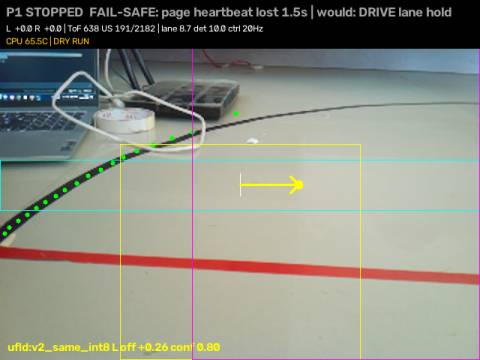
#> input picture logs/lanecheck_stopline.jpg, 480 x 360 px
$ python -i lane_hough.py   (imports and definitions only)
#> lines starting #> are read from the running program, lines starting #| are printed output that depends on the picture; after the words box and inside, x2 and y2 are one past the last pixel; in counts of white or black regions, pixels touching at a corner belong together
"""
Tape lane detection: HSV mask -> ROI -> Canny/Hough, with a mask-centroid fallback.

    lane = LaneDetector()
    offset_px, overlay = lane.process(frame_bgr)

offset_px > 0 means the lane center is RIGHT of the image center (steer right).
offset_px is None when no lane is found. overlay is a BGR debug image, or None
when draw=False (skipping the drawing saves CPU when nothing is displayed).
"""
import cv2
import numpy as np

import config


class LaneDetector:
    def __init__(self, cfg=config):
        self.cfg = cfg
        self.last_center = None   # used to split left/right lines on curves
        self.last_method = "none"
        self.last_fits = (None, None)
        k = cfg.MORPH_KERNEL
        self._kernel = np.ones((k, k), np.uint8)

    # ------------------------------------------------------------------
    def make_mask(self, frame_bgr):
        c = self.cfg
        hsv = cv2.cvtColor(frame_bgr, cv2.COLOR_BGR2HSV)
        mask = cv2.inRange(hsv, np.array(c.HSV_LOWER, np.uint8), np.array(c.HSV_UPPER, np.uint8))
        roi = np.zeros_like(mask)
        roi[c.ROI_TOP:c.ROI_BOTTOM, :] = 255
        mask = cv2.bitwise_and(mask, roi)
        mask = cv2.morphologyEx(mask, cv2.MORPH_OPEN, self._kernel)
        mask = cv2.morphologyEx(mask, cv2.MORPH_CLOSE, self._kernel)
        return mask

    def process(self, frame_bgr, draw=True):
        c = self.cfg
        h, w = frame_bgr.shape[:2]
        img_cx = w / 2.0
        divider = self.last_center if self.last_center is not None else img_cx

        mask = self.make_mask(frame_bgr)
        center = None
        left_fit = right_fit = None
        segments = []

        if cv2.countNonZero(mask) >= c.MIN_MASK_PIXELS:
            if c.LANE_MODE == "center_line":
                center = self._centroid_center_line(mask)
                self.last_method = "centroid" if center is not None else "none"
            else:
                center, left_fit, right_fit, segments = self._hough_two_lines(mask, divider)
                if center is not None:
                    self.last_method = "hough"
                else:
                    center = self._centroid_two_lines(mask, divider)
                    self.last_method = "centroid" if center is not None else "none"
        else:
            self.last_method = "none"

        self.last_center = center  # None resets the divider to the image center next frame
        self.last_fits = (left_fit, right_fit)   # read by lanes/hough.py for LaneResult
        offset = None if center is None else float(center - img_cx)

        overlay = None
        if draw:
            overlay = self._draw(frame_bgr, mask, segments, left_fit, right_fit, center, offset)
        return offset, overlay

    # ------------------------------------------------------------------
    def _hough_two_lines(self, mask, divider):
        c = self.cfg
        edges = cv2.Canny(mask, c.CANNY_LOW, c.CANNY_HIGH)
        lines = cv2.HoughLinesP(edges, c.HOUGH_RHO, np.pi / 180, c.HOUGH_THRESHOLD,
                                minLineLength=c.HOUGH_MIN_LINE_LEN, maxLineGap=c.HOUGH_MAX_LINE_GAP)
        if lines is None:
            return None, None, None, []

        y_look = c.LOOKAHEAD_ROW
        left_pts, right_pts, kept = [], [], []
        # OpenCV 4.x returns (N,1,4), 5.x returns (N,4)
        for x1, y1, x2, y2 in lines.reshape(-1, 4).astype(float):
            if y1 == y2:
                continue
            slope = (y2 - y1) / (x2 - x1 + 1e-6)
            if abs(slope) < c.HOUGH_MIN_ABS_SLOPE:
                continue
            max_slope = getattr(c, "HOUGH_MAX_ABS_SLOPE", None)
            if max_slope is not None and abs(slope) > max_slope:
                continue  # near-vertical clutter (poles, obstacle edges)
            # x at the lookahead row for this segment (x = a*y + b)
            a = (x2 - x1) / (y2 - y1)
            x_look = x1 + a * (y_look - y1)
            side = left_pts if x_look < divider else right_pts
            side.extend([(x1, y1), (x2, y2)])
            kept.append((x1, y1, x2, y2, side is left_pts))

        left_fit = self._fit(left_pts)
        right_fit = self._fit(right_pts)
        xl = self._eval(left_fit, y_look)
        xr = self._eval(right_fit, y_look)

        if xl is not None and xr is not None and xr > xl:
            center = (xl + xr) / 2.0
        elif xl is not None and xr is None:
            center = xl + c.LANE_WIDTH_PX / 2.0
        elif xr is not None and xl is None:
            center = xr - c.LANE_WIDTH_PX / 2.0
        else:
            center = None
        return center, left_fit, right_fit, kept

    @staticmethod
    def _fit(pts):
        if len(pts) < 2:
            return None
        pts = np.array(pts, dtype=np.float32)
        ys, xs = pts[:, 1], pts[:, 0]
        if np.ptp(ys) < 5:
            return None
        return np.polyfit(ys, xs, 1)  # x = a*y + b

    @staticmethod
    def _eval(fit, y):
        return None if fit is None else float(fit[0] * y + fit[1])

    def _centroid_two_lines(self, mask, divider):
        c = self.cfg
        band = mask[c.ROI_TOP:c.ROI_BOTTOM, :]
        ys, xs = np.nonzero(band)
        if len(xs) < c.MIN_MASK_PIXELS:
            return None
        lx, rx = xs[xs < divider], xs[xs >= divider]
        min_px = c.MIN_MASK_PIXELS // 3
        has_l, has_r = len(lx) >= min_px, len(rx) >= min_px
        if has_l and has_r:
            return (lx.mean() + rx.mean()) / 2.0
        if has_l:
            return lx.mean() + c.LANE_WIDTH_PX / 2.0
        if has_r:
            return rx.mean() - c.LANE_WIDTH_PX / 2.0
        return None

    def _centroid_center_line(self, mask):
        c = self.cfg
        # Prefer a band around the lookahead row; fall back to the whole ROI
        for top, bot in ((c.LOOKAHEAD_ROW - 20, c.LOOKAHEAD_ROW + 20), (c.ROI_TOP, c.ROI_BOTTOM)):
            m = cv2.moments(mask[max(top, 0):bot, :], binaryImage=True)
            if m["m00"] >= c.MIN_MASK_PIXELS // 3:
                return m["m10"] / m["m00"]
        return None

    # ------------------------------------------------------------------
    def _draw(self, frame, mask, segments, left_fit, right_fit, center, offset):
        c = self.cfg
        h, w = frame.shape[:2]
        out = frame.copy()
        tint = np.zeros_like(out)
        tint[mask > 0] = (0, 255, 0)
        out = cv2.addWeighted(out, 1.0, tint, 0.5, 0)

        cv2.rectangle(out, (0, c.ROI_TOP), (w - 1, c.ROI_BOTTOM - 1), (255, 255, 0), 1)
        cv2.line(out, (0, c.LOOKAHEAD_ROW), (w, c.LOOKAHEAD_ROW), (128, 128, 128), 1)

        for x1, y1, x2, y2, is_left in segments:
            cv2.line(out, (int(x1), int(y1)), (int(x2), int(y2)),
                     (255, 0, 0) if is_left else (0, 0, 255), 2)
        for fit, col in ((left_fit, (255, 128, 0)), (right_fit, (0, 128, 255))):
            if fit is not None:
                x_top, x_bot = self._eval(fit, c.ROI_TOP), self._eval(fit, c.ROI_BOTTOM)
                cv2.line(out, (int(x_top), c.ROI_TOP), (int(x_bot), c.ROI_BOTTOM), col, 3)

        cx = w // 2
        cv2.line(out, (cx, c.ROI_TOP), (cx, c.ROI_BOTTOM), (255, 255, 255), 1)
        if center is not None:
            cv2.circle(out, (int(center), c.LOOKAHEAD_ROW), 8, (0, 255, 255), -1)
            cv2.arrowedLine(out, (cx, c.LOOKAHEAD_ROW), (int(center), c.LOOKAHEAD_ROW),
                            (0, 255, 255), 2, tipLength=0.2)
        txt = "lane: LOST" if offset is None else f"offset {offset:+.0f}px ({self.last_method})"
        cv2.putText(out, txt, (10, h - 12), cv2.FONT_HERSHEY_SIMPLEX, 0.6, (0, 255, 255), 2)
        return out

>>> import cv2
>>> picture = cv2.imread('logs/lanecheck_stopline.jpg')
#> picture is the input picture: shape (360, 480, 3); mean B, G, R 130.1, 140.6, 139
>>> result = LaneDetector().process(picture)
#> in make_mask, `hsv = cv2.cvtColor(frame_bgr, cv2.COLOR_BGR2HSV)`: hsv: shape (360, 480, 3); mean H, S, V 45.9, 39.7, 147.5
#> in make_mask, `mask = cv2.inRange(hsv, np.array(c.HSV_LOWER, np.uint8), np.array(c.HS..`:
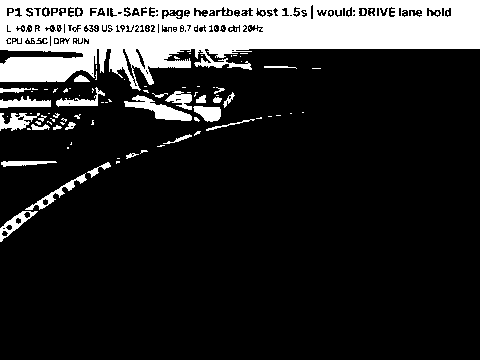
#> mask: shape (360, 480); 17.4% white; 132 white regions (105 under 20 px), largest, box (x1, y1, x2, y2) and area: (0, 0, 480, 91) 25259, (124, 95, 192, 121) 687, (0, 113, 40, 131) 370
#> in make_mask, `mask = cv2.bitwise_and(mask, roi)`:
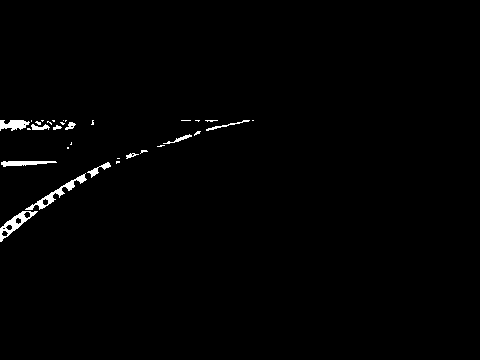
#> mask: shape (360, 480); 1% white; 32 white regions (21 under 20 px), largest, box (x1, y1, x2, y2) and area: (25, 173, 87, 210) 369, (0, 211, 38, 242) 331, (0, 120, 30, 131) 222
#> in make_mask, `mask = cv2.morphologyEx(mask, cv2.MORPH_OPEN, self._kernel)`:
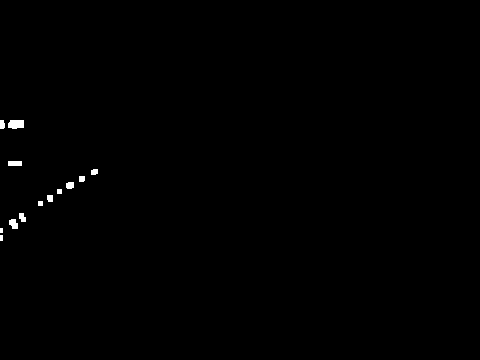
#> mask: shape (360, 480); 0.35% white; 13 white regions (2 under 20 px), largest, box (x1, y1, x2, y2) and area: (8, 120, 24, 129) 128, (8, 161, 22, 166) 70, (9, 219, 18, 229) 69
#> in make_mask, `mask = cv2.morphologyEx(mask, cv2.MORPH_CLOSE, self._kernel)`: mask: shape (360, 480); 0.37% white; 10 white regions, largest, box (x1, y1, x2, y2) and area: (0, 120, 24, 129) 184, (9, 213, 26, 229) 135, (8, 161, 22, 166) 70
#> in _hough_two_lines, `edges = cv2.Canny(mask, c.CANNY_LOW, c.CANNY_HIGH)`:
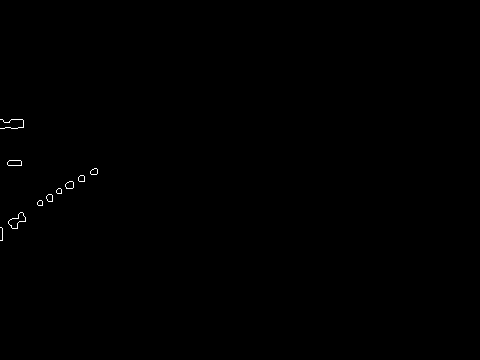
#> edges: shape (360, 480); 0.16% white in thin lines or dots, all inside (x1, y1, x2, y2) = (0, 119, 98, 241)
#> in _hough_two_lines, `lines = cv2.HoughLinesP(edges, c.HOUGH_RHO, np.pi / 180, c.HOUGH_THRES..`: lines = None
#> in process, `center, left_fit, right_fit, segments = self._hough_two_lines(mask, di..`: segments = []
#> in _centroid_two_lines, `band = mask[c.ROI_TOP:c.ROI_BOTTOM, :]`:
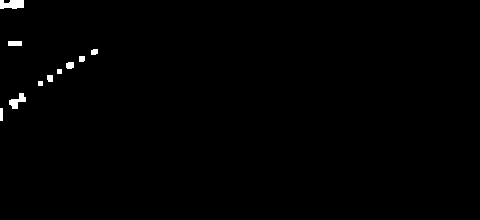
#> band: shape (220, 480); 0.61% white; 10 white regions, largest, box (x1, y1, x2, y2) and area: (0, 0, 24, 9) 184, (9, 93, 26, 109) 135, (8, 41, 22, 46) 70
#> in _centroid_two_lines, `ys, xs = np.nonzero(band)`: ys = 642 values from 0 to 120; xs = 642 values, max 97 at index 258, min 0 at index 0, mean 31.07
#> in _centroid_two_lines, `lx, rx = xs[xs < divider], xs[xs >= divider]`: lx has the same summary as xs; rx = empty array
#> in _centroid_two_lines, `has_l, has_r = len(lx) >= min_px, len(rx) >= min_px`: has_l = True; has_r = False
#> in process, `center = self._centroid_two_lines(mask, divider)`: center = 256.1
#> in process, `self.last_method = "centroid" if center is not None else "none"`: self.last_method = 'centroid'
#> in process, `self.last_center = center`: self.last_center = 256.1
#> in process, `offset = None if center is None else float(center - img_cx)`: offset = 16.07
#> in _draw, `cv2.arrowedLine(out, (cx, c.LOOKAHEAD_ROW), (int(center), c.LOOKAHEAD_..`: out: shape (360, 480, 3); mean B, G, R 130.7, 142, 137.8
#> in _draw, `txt = "lane: LOST" if offset is None else f"offset {offset:+.0f}px ({s..`: txt = 'offset +16px (centroid)'
#> in _draw, `cv2.putText(out, txt, (10, h - 12), cv2.FONT_HERSHEY_SIMPLEX, 0.6, (0,..`:
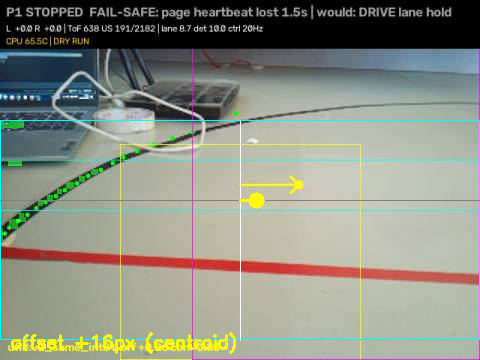
#> out: shape (360, 480, 3); mean B, G, R 129.6, 142.6, 138.6

$ run again, on logs/obstacle_sessions.jpg
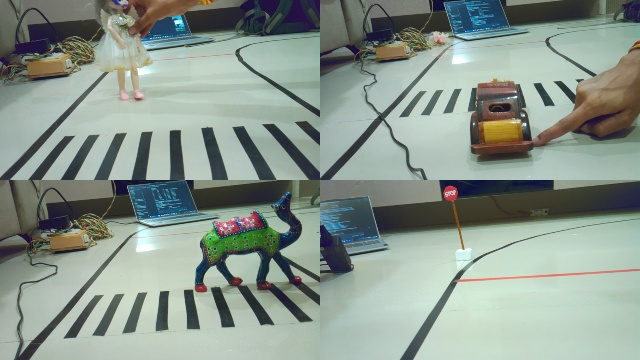
#> input picture logs/obstacle_sessions.jpg, 640 x 360 px
#> picture is the input picture: shape (360, 640, 3); mean B, G, R 140.6, 149.9, 137.3
#> hsv: shape (360, 640, 3); mean H, S, V 67.8, 43, 153.6
#> in make_mask, `mask = cv2.inRange(hsv, np.array(c.HSV_LOWER, np.uint8), np.array(c.HS..`:
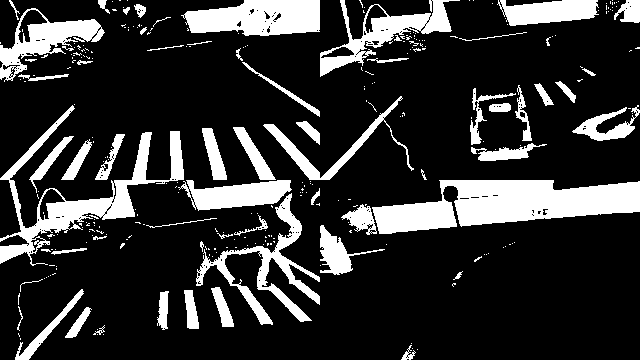
#> mask: shape (360, 640); 19.4% white; 294 white regions (231 under 20 px), largest, box (x1, y1, x2, y2) and area: (372, 180, 640, 234) 8836, (0, 105, 184, 266) 5307, (181, 0, 320, 36) 3814
#> edges: shape (360, 640); 1.9% white in thin lines or dots, all inside (x1, y1, x2, y2) = (0, 119, 640, 340)
#> lines = [[441, 179, 551, 179], [397, 231, 618, 212], [359, 207, 457, 199], [554, 189, 639, 181], [197, 209, 289, 201], [190, 190, 283, 179], [228, 309, 299, 221], [255, 313, 289, 203], [379, 233, 482, 224], [227, 306, 299, 220]]
#> the loop in _hough_two_lines, `for x1, y1, x2, y2 in lines.reshape(-1, 4).astype(float):` made 10 passes
#> (x1, y1, x2, y2, slope) on passes 2, 3, 4, 5, 6, 8, 9: (397, 231, 618, 212, -0.086), (359, 207, 457, 199, -0.0816), (554, 189, 639, 181, -0.0941), (197, 209, 289, 201, -0.087), (190, 190, 283, 179, -0.118), (255, 313, 289, 203, -3.24), (379, 233, 482, 224, -0.0874)
#> after the loop in _hough_two_lines, `for x1, y1, x2, y2 in lines.reshape(-1, 4).astype(float):`: kept = [(228, 309, 299, 221, True), (227, 306, 299, 220, True)]
#> in _hough_two_lines, `center = xl + c.LANE_WIDTH_PX / 2.0`: center = 540.8
#> in process, `center, left_fit, right_fit, segments = self._hough_two_lines(mask, di..`: left_fit = [-0.821, 480]; segments has the same summary as kept in _hough_two_lines
#> self.last_center = 540.8
#> offset = 220.8
#> the loop in _draw, `for x1, y1, x2, y2, is_left in segments:` made 2 passes
#> the loop in _draw, `for fit, col in ((left_fit, (255, 128, 0)), (right_fit, (0, 128, 255))):` made 2 passes
#> (fit, col, x_top, x_bot) on pass 1: ([-0.821, 480], (255, 128, 0), 381.5, 200.8)
#> txt = 'offset +221px (hough)'
#> in _draw, `cv2.putText(out, txt, (10, h - 12), cv2.FONT_HERSHEY_SIMPLEX, 0.6, (0,..`:
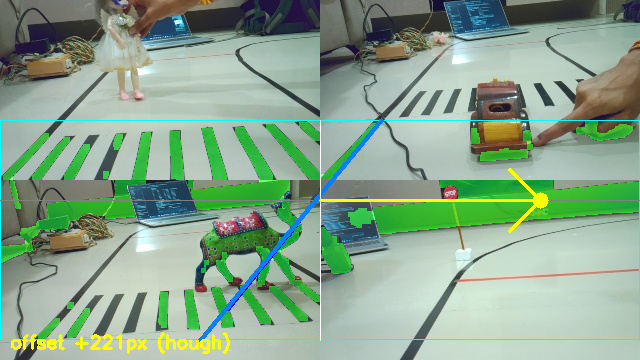
#> out: shape (360, 640, 3); mean B, G, R 140.8, 165.5, 137.1
